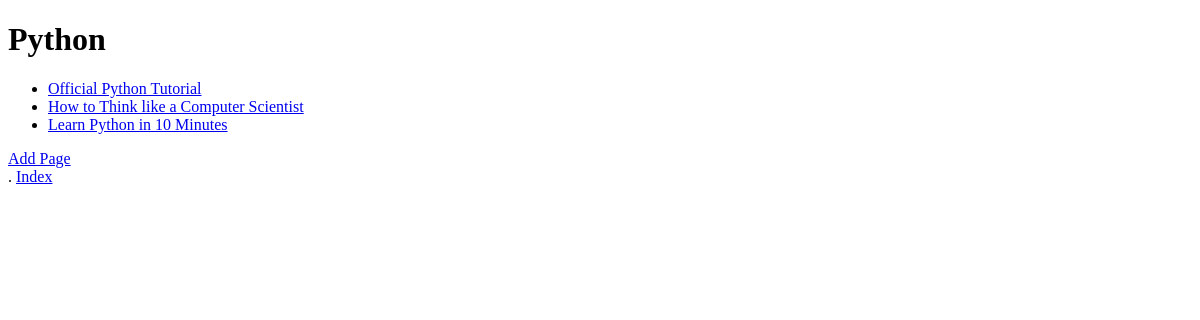
/rango/category/python/, run on an earlier commit of the app's database.
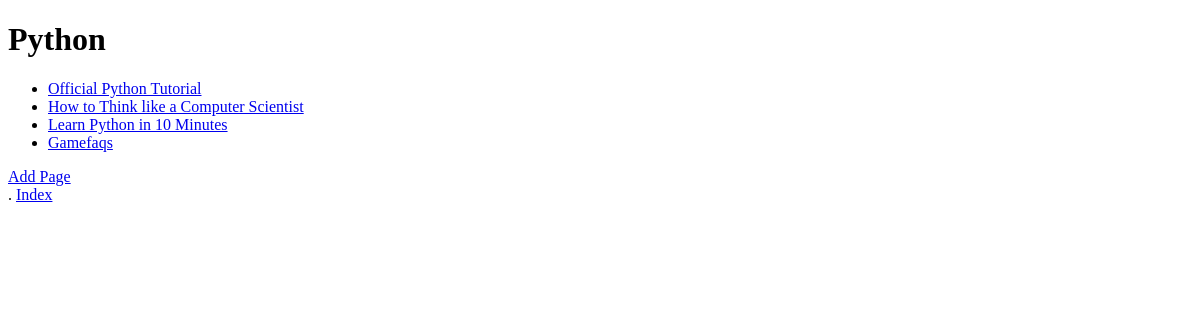
And on a later commit of the database.
### rango/models.py (models this page shows, shortened)
class Page(models.Model):
    TITLE_MAX_LENGTH=128
    URL_MAX_LENGTH=200
    category=models.ForeignKey(Category, on_delete=models.CASCADE)
    title=models.CharField(max_length=128)
    url = models.URLField()
    views = models.IntegerField(default=0)

### rango/views.py (the view)
# urls.py: path('category/<slug:category_name_slug>/', views.show_category, name='show_category'),
def show_category(request, category_name_slug):
    context_dict={}
    try:
        category = Category.objects.get(slug=category_name_slug)
        pages=Page.objects.filter(category=category)
        context_dict['pages'] = pages
        context_dict['category']=category
    except Category.DoesNotExist:
        context_dict['category'] = None
        context_dict['pages'] = None
    return render(request, 'rango/category.html', context=context_dict)

### templates/rango/category.html (shortened to what this page needs)
<!DOCTYPE html>
<html>
	<head>
	</head>
	<body>
		<div>
		{% if category %}
			<h1>{{category.name}}</h1>
			{% if pages %}
			<ul>
				{% for page in pages %}
				<li><a href="{{page.url}}">{{page.title}}</a></li>
				{% endfor %}
			</ul>
			{% else %}
				<strong>No pages currently in category.</strong>
			{% endif %}
			<a href="/rango/category/{{ category.slug }}/add_page/">Add Page</a> <br/>.
		{% else %}
			The specified category does not exist.
		{% endif %}
		<a href="/rango/">Index</a>
		</div>
	</body>
</html>

What changed in the data, as far as the page shows it:
added Page: title "Gamefaqs"
